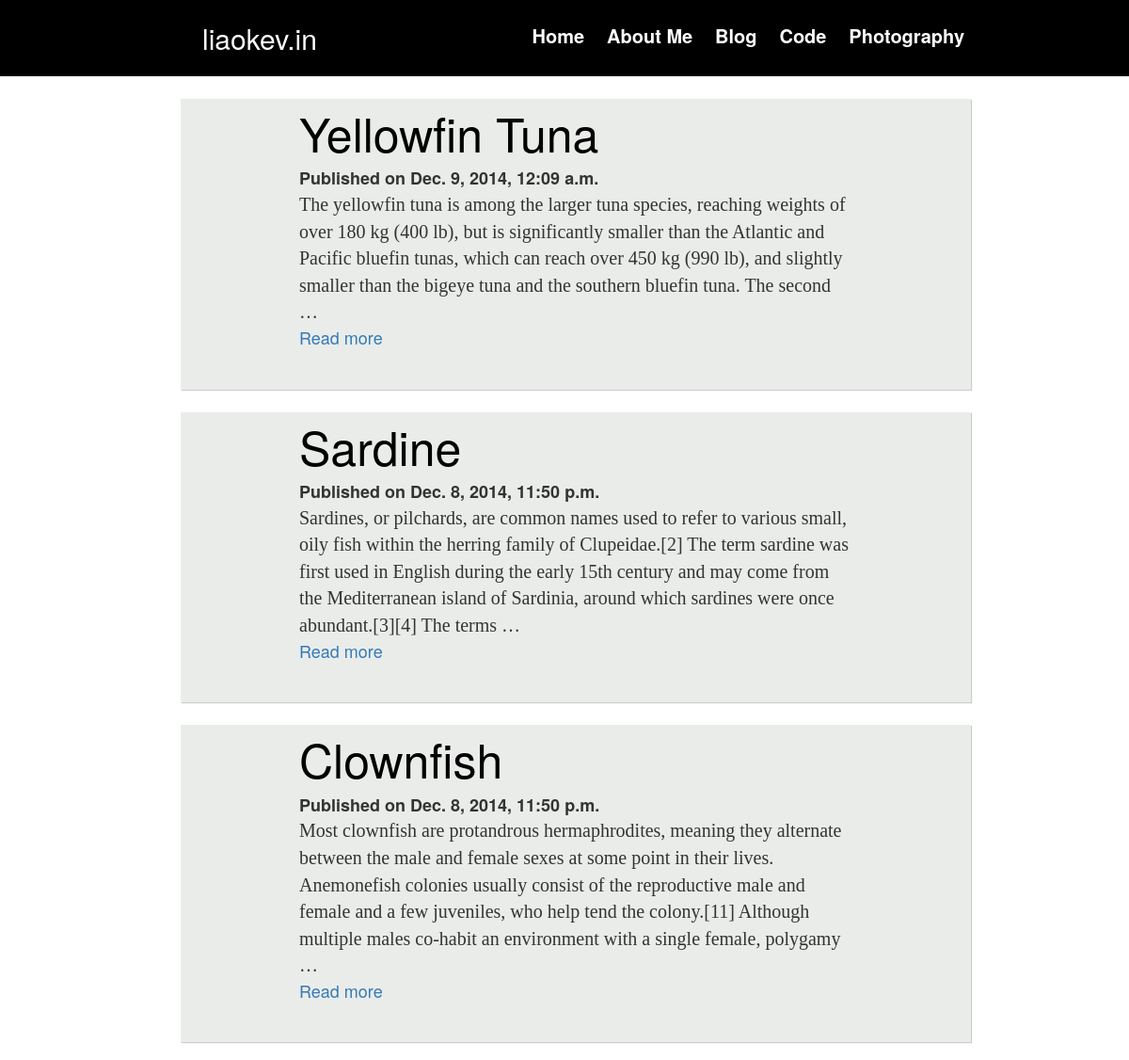
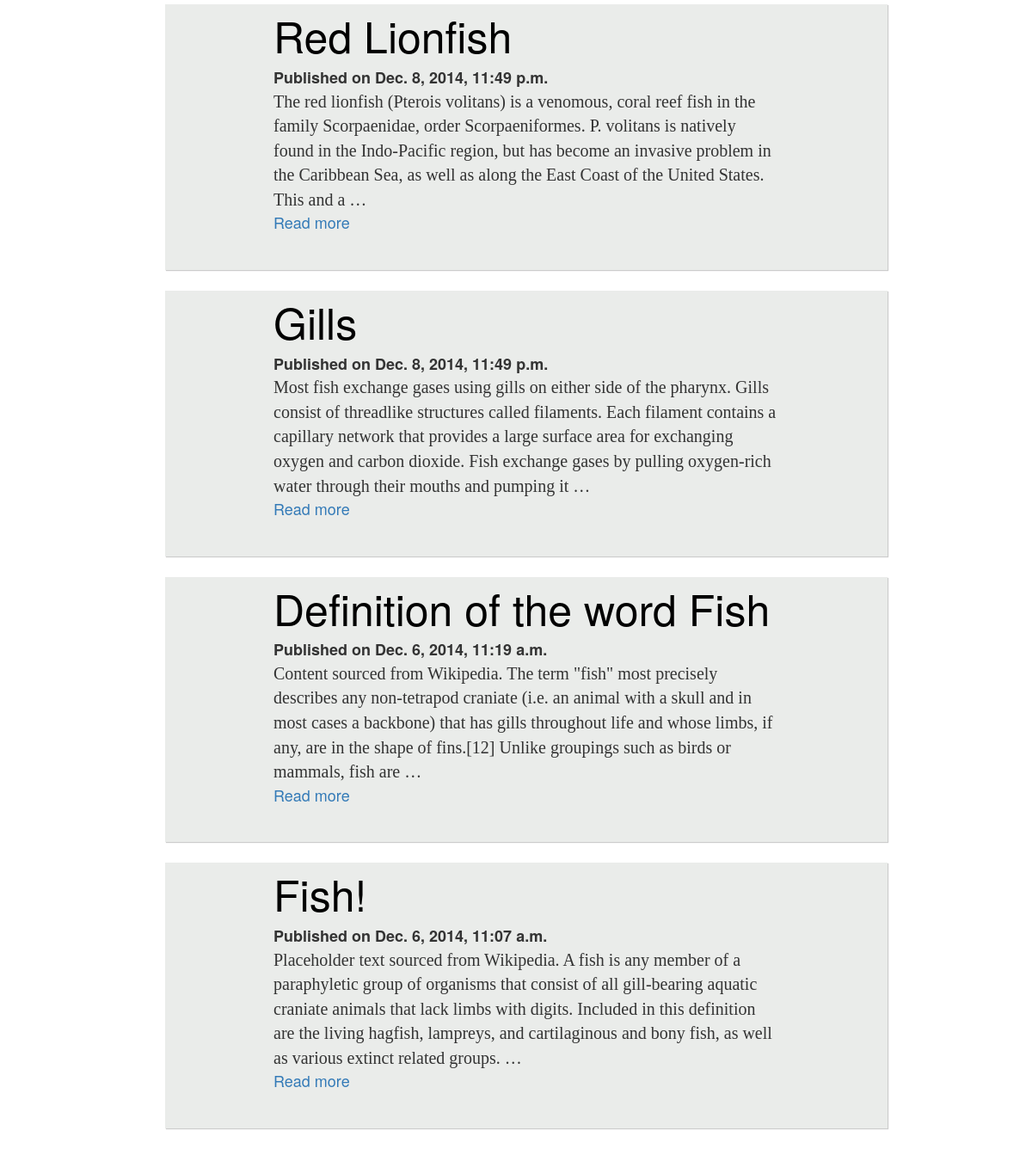
Screenshot of /blog/archive/ with the database file from the repository (2 pictures, top to bottom).
### blog/models.py (models this page shows, shortened)
class Blog_Post(models.Model):
    title_text = models.CharField(max_length=200)
    pub_date = models.DateTimeField('date published')
    post_photo = models.ImageField(upload_to="blog")
    post_content_text = models.TextField()

### blog/views.py (the view)
def archive(request):
    all_post_list    = Blog_Post.objects.order_by('-pub_date')
    context={'all_post_list': all_post_list}
    return render(request, 'blog/archive.html', context)

### blog/templates/blog/archive.html
{% extends 'base.html' %}
{% load staticfiles %}
{% block additional_header %}
<link rel="stylesheet" href="{% static 'styles/blog.css' %}">
{% endblock %}
{% block content %}
{% if all_post_list %}
		{% for Blog_Post in all_post_list %}
			<div class="text_page_container">
				<div class="text_page_body">
					<a class="blog_title" href="/blog/{{ Blog_Post.id }}/">{{Blog_Post.title_text}}</a>
					<br>
					<b>Published on {{Blog_Post.pub_date}}</b>
					<div class="blog_content">{{Blog_Post.post_content_text|truncatewords:50}}</div>
					<a href="/blog/{{ Blog_Post.id }}/">Read more</a>
				</div>
			</div>
	 	{% endfor %}
{% else %}
	<p>No posts are available.</p>
{% endif %}
{% endblock %}

### static/styles/main.css (style rules this page uses)
.text_page_container { background-color: rgba(234,236,234,1); width: 70%; margin-top: 2%; margin-left: 16%; margin-right: 14%; margin-bottom: 2%; moz-box-shadow: 1px 1px 1px rgb(204,204,204); -webkit-box-shadow: 1px 1px 1px rgb(204,204,204); box-shadow: 1px 1px 1px rgb(204,204,204); }
.text_page_body { font-size: 18px; padding-right: 15%; padding-left: 15%; padding-bottom: 5%; margin-left: auto; margin-right: auto; }

### static/styles/blog.css (style rules this page uses)
.blog_content { font-family: Georgia,Times,Times New Roman,serif; font-size: 20px }
a.blog_title { font-size: 50px; color: black; text-align: center; }

### rows the page displays
Blog_Post: title_text "Yellowfin Tuna", pub_date "Dec. 9, 2014, 12:09 a.m.", post_content_text "The yellowfin tuna is among the larger tuna species, reaching weights of over 180 kg (400 lb), but is significantly smaller than the Atlantic and Pacific bluefin tunas, which can reach over 450 kg (990 lb), and slightly smaller than the bigeye tuna and the southern bluefin tuna. The second …"
Blog_Post: title_text "Sardine", pub_date "Dec. 8, 2014, 11:50 p.m.", post_content_text "Sardines, or pilchards, are common names used to refer to various small, oily fish within the herring family of Clupeidae.[2] The term sardine was first used in English during the early 15th century and may come from the Mediterranean island of Sardinia, around which sardines were once abundant.[3][4] The terms …"
Blog_Post: title_text "Clownfish", pub_date "Dec. 8, 2014, 11:50 p.m.", post_content_text "Most clownfish are protandrous hermaphrodites, meaning they alternate between the male and female sexes at some point in their lives. Anemonefish colonies usually consist of the reproductive male and female and a few juveniles, who help tend the colony.[11] Although multiple males co-habit an environment with a single female, polygamy …"
Blog_Post: title_text "Red Lionfish", pub_date "Dec. 8, 2014, 11:49 p.m.", post_content_text "The red lionfish (Pterois volitans) is a venomous, coral reef fish in the family Scorpaenidae, order Scorpaeniformes. P. volitans is natively found in the Indo-Pacific region, but has become an invasive problem in the Caribbean Sea, as well as along the East Coast of the United States. This and a …"
Blog_Post: title_text "Gills", pub_date "Dec. 8, 2014, 11:49 p.m.", post_content_text "Most fish exchange gases using gills on either side of the pharynx. Gills consist of threadlike structures called filaments. Each filament contains a capillary network that provides a large surface area for exchanging oxygen and carbon dioxide. Fish exchange gases by pulling oxygen-rich water through their mouths and pumping it …"
Blog_Post: title_text "Definition of the word Fish", pub_date "Dec. 6, 2014, 11:19 a.m.", post_content_text "Content sourced from Wikipedia. The term \"fish\" most precisely describes any non-tetrapod craniate (i.e. an animal with a skull and in most cases a backbone) that has gills throughout life and whose limbs, if any, are in the shape of fins.[12] Unlike groupings such as birds or mammals, fish are …"
Blog_Post: title_text "Fish!", pub_date "Dec. 6, 2014, 11:07 a.m.", post_content_text "Placeholder text sourced from Wikipedia. A fish is any member of a paraphyletic group of organisms that consist of all gill-bearing aquatic craniate animals that lack limbs with digits. Included in this definition are the living hagfish, lampreys, and cartilaginous and bony fish, as well as various extinct related groups. …"
